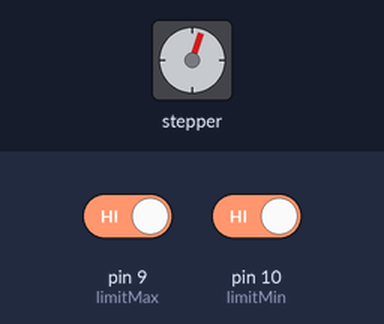
A sketch run on a simulated Arduino Uno, built with avr-gcc and run on an emulated ATmega328P. Shown: stepper motor. Wiring (inferred from the names in the program): stepper motor driver (200 steps per turn assumed): step pin 3; direction pin 2. Inputs (shaded band) come from the test bench; at power-on: pin 9 (limitMax) HIGH, pin 10 (limitMin) HIGH.

Above: at 1.2 s.
1.3 s: pin 9 (limitMax) driven LOW
At 1.7 s:
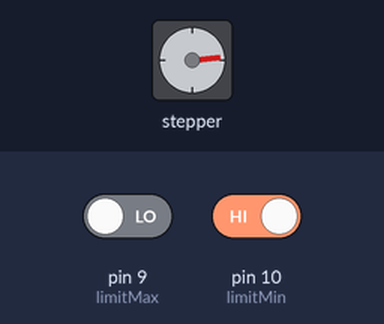
4.3 s: pin 9 (limitMax) driven HIGH
At 4.34 s:
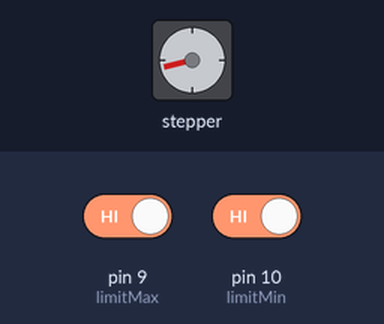
7.3 s: pin 10 (limitMin) driven LOW
At 7.5 s:
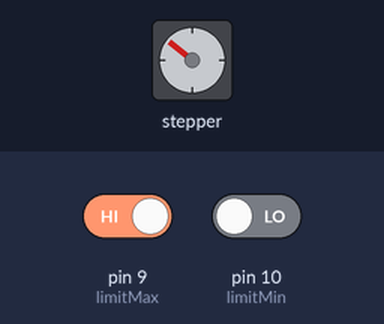
Timing chart, 0 to 19.3 s (numbered marks = the images above; inputs shaded):
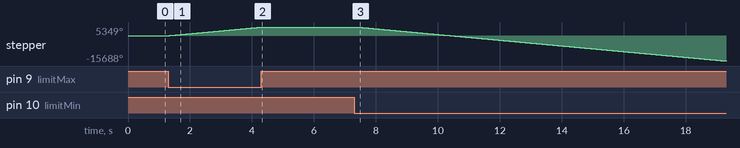

The sketch:

vitme_giusw.ino
```cpp
#define dirPin 2
#define stepPin 3

#define limitMin 10
#define limitMax 9

bool direction = true; // true = HIGH, false = LOW

void setup() {
  pinMode(stepPin, OUTPUT);
  pinMode(dirPin, OUTPUT);

  pinMode(limitMin, INPUT_PULLUP);
  pinMode(limitMax, INPUT_PULLUP);

  digitalWrite(dirPin, direction ? HIGH : LOW);
}

void loop() {
  int minState = digitalRead(limitMin);
  int maxState = digitalRead(limitMax);

  // ===== XỬ LÝ LIMIT =====
  // Nếu đang quay CW (HIGH) và chạm limitMax → đổi chiều
  if (direction == true && maxState == HIGH ) {
    direction = false;
    digitalWrite(dirPin, LOW);
    delay(50); // chống dội + bảo vệ cơ khí
  }

  // Nếu đang quay CCW (LOW) và chạm limitMin → đổi chiều
  if (direction == false && minState == HIGH) {
    direction = true;
    digitalWrite(dirPin, HIGH);
    delay(50);
  }
  // ======================

  // Step motor
  digitalWrite(stepPin, HIGH);
  delayMicroseconds(500);
  digitalWrite(stepPin, LOW);
  delayMicroseconds(500);
}
```
